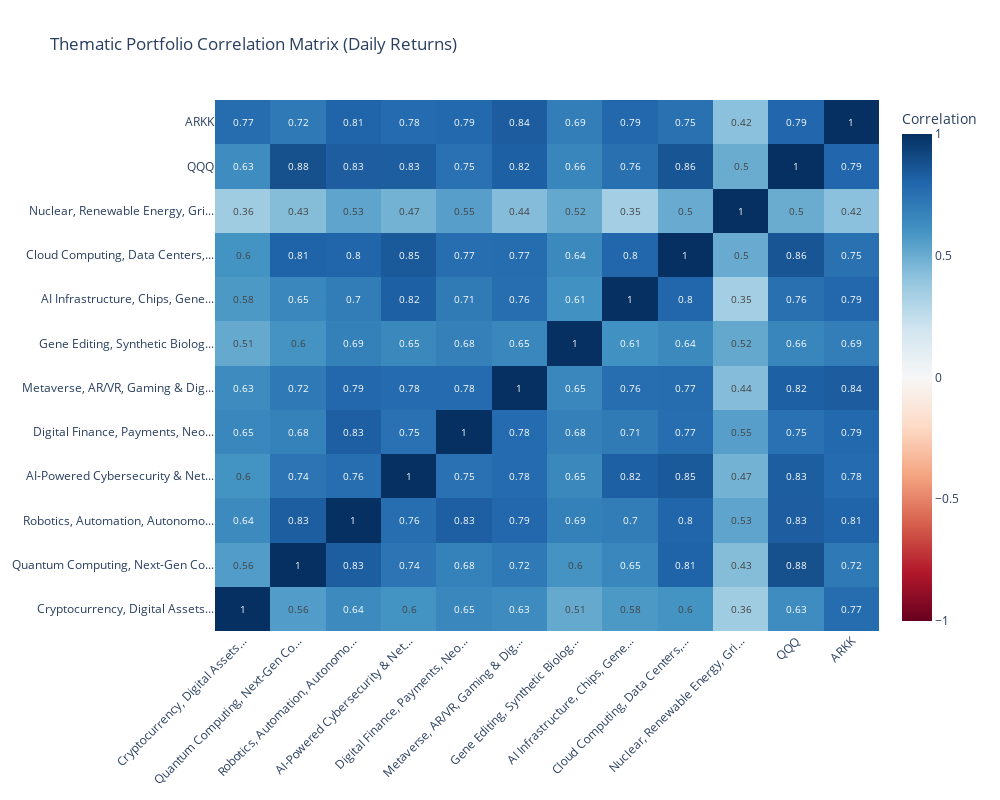

Notebook code cell kept with this figure:
### Markdown cell above
Correlation Heatmap

### Code cell
fig_corr = create_theme_correlation_heatmap(theme2OHLC_fixed)
fig_corr.show()

### Figure 1 — Plotly figure (JSON) as saved in the notebook; plotly's stock layout.template omitted (floating-point values rounded to 4 significant figures; data arrays with more than 128 entries replaced by an {"elided": "..."} marker saying what was removed)
{"data": [{"colorbar": {"title": {"text": "Correlation"}}, "colorscale": [[0, "rgb(103,0,31)"], [0.1, "rgb(178,24,43)"], [0.2, "rgb(214,96,77)"], [0.3, "rgb(244,165,130)"], [0.4, "rgb(253,219,199)"], [0.5, "rgb(247,247,247)"], [0.6, "rgb(209,229,240)"], [0.7, "rgb(146,197,222)"], [0.8, "rgb(67,147,195)"], [0.9, "rgb(33,102,172)"], [1, "rgb(5,48,97)"]], "text": {"elided": "12x12 float values"}, "textfont": {"size": 10}, "texttemplate": "%{text}", "type": "heatmap", "x": ["Cryptocurrency, Digital Assets...", "Quantum Computing, Next-Gen Co...", "Robotics, Automation, Autonomo...", "AI-Powered Cybersecurity & Net...", "Digital Finance, Payments, Neo...", "Metaverse, AR/VR, Gaming & Dig...", "Gene Editing, Synthetic Biolog...", "AI Infrastructure, Chips, Gene...", "Cloud Computing, Data Centers,...", "Nuclear, Renewable Energy, Gri...", "QQQ", "ARKK"], "y": ["Cryptocurrency, Digital Assets...", "Quantum Computing, Next-Gen Co...", "Robotics, Automation, Autonomo...", "AI-Powered Cybersecurity & Net...", "Digital Finance, Payments, Neo...", "Metaverse, AR/VR, Gaming & Dig...", "Gene Editing, Synthetic Biolog...", "AI Infrastructure, Chips, Gene...", "Cloud Computing, Data Centers,...", "Nuclear, Renewable Energy, Gri...", "QQQ", "ARKK"], "z": {"elided": "12x12 float values"}, "zmid": 0}], "layout": {"height": 800, "title": {"text": "Thematic Portfolio Correlation Matrix (Daily Returns)"}, "width": 1000, "xaxis": {"tickangle": -45}}}
